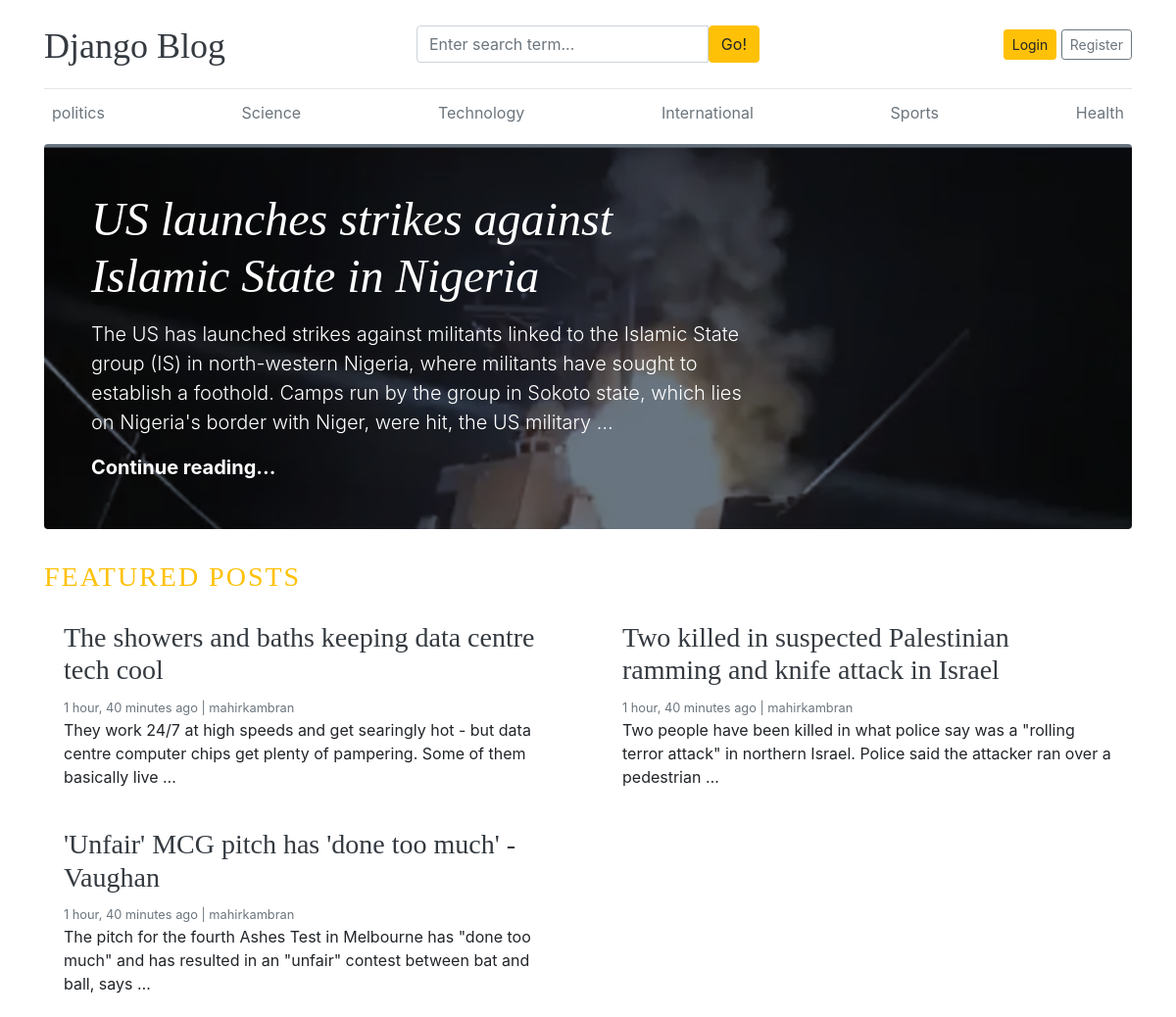
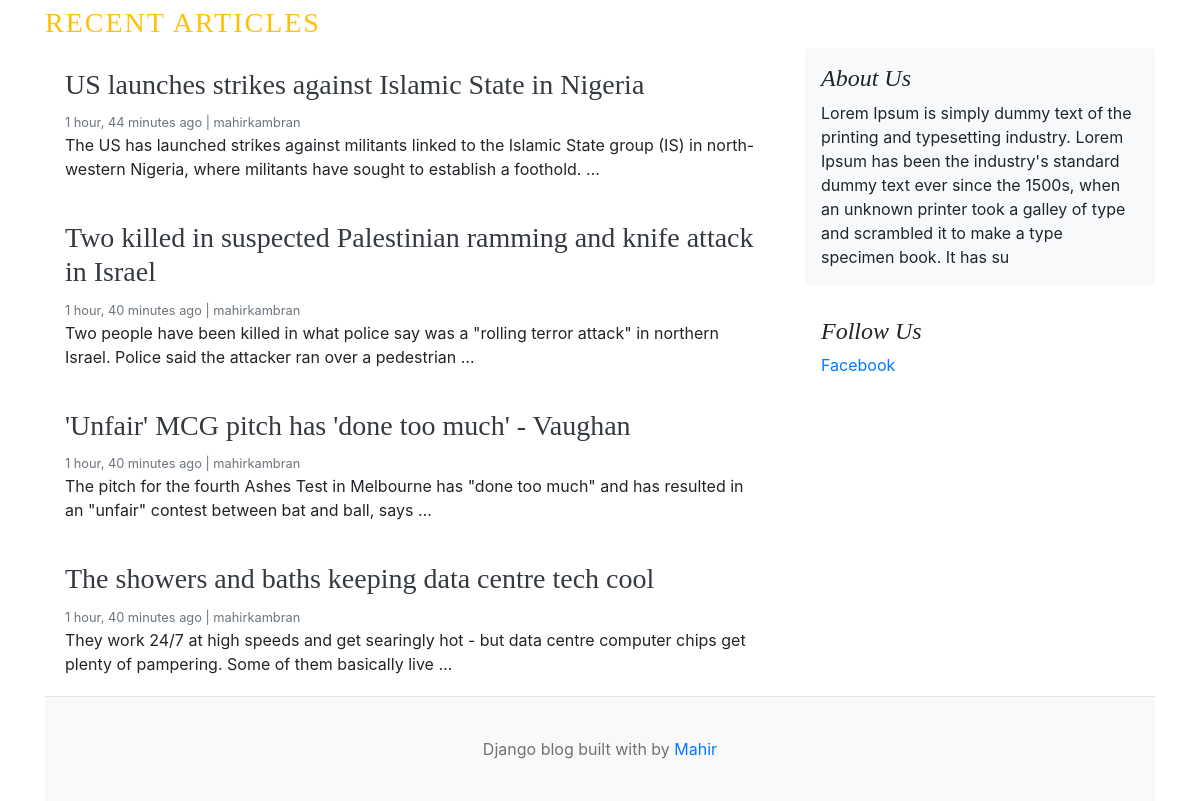
The page / on the database its author committed (2 pictures, top to bottom).
### blogs/models.py (models this page shows, shortened)
class Category(models.Model):
    category_name = models.CharField(max_length=100, unique=True)
    created_at = models.DateTimeField(auto_now_add=True)
    updated_at = models.DateTimeField(auto_now=True)
    class Meta:
        verbose_name = 'Category'
        verbose_name_plural = 'Categories'

class Blog(models.Model):
    title = models.CharField(max_length=200)
    slug = models.SlugField(max_length=200, unique=True, blank=True)
    category = models.ForeignKey(Category, on_delete=models.CASCADE, related_name='blogs')
    author = models.ForeignKey(User, max_length=100, on_delete=models.CASCADE)
    featured_image = models.ImageField(upload_to='uploads/%Y/%m/%d', blank=True, null=True)
    short_description = models.TextField(max_length=500)
    blog_body = models.TextField(max_length=50000)
    status = models.CharField(max_length=20,choices=STATUS_CHOICES, default="Draft")
    is_featured = models.BooleanField(default=False)
    created_at = models.DateTimeField(auto_now_add=True)
    updated_at = models.DateTimeField(auto_now=True)

### about/models.py (models this page shows, shortened)
class About(models.Model):
    about_heading = models.CharField(max_length=25)
    about_description = models.TextField(max_length=255)
    created_at = models.DateTimeField(auto_now_add=True)
    updated_at = models.DateTimeField(auto_now=True)
    class Meta:
        verbose_name = 'About'
        verbose_name_plural = 'About'

class SocialLink(models.Model):
    platform_name = models.CharField(max_length=50)
    profile_url = models.URLField(max_length=200)
    created_at = models.DateTimeField(auto_now_add=True)
    updated_at = models.DateTimeField(auto_now=True)
    class Meta:
        verbose_name = 'Social Link'
        verbose_name_plural = 'Social Links'

### blog_main/views.py (the view)
# urls.py: path('',views.home, name='home'),
def home(request):
    featured_posts = Blog.objects.filter(is_featured=True, status="Published").order_by('updated_at')
    posts = Blog.objects.filter(is_featured=True, status="Published")
    try:
        about = About.objects.first()
    except:
        about = None
    context = {
        'featured_posts': featured_posts,
        'posts': posts,
        'about': about
    }
    return render(request, 'home.html', context)

### blogs/context_processors.py (called while the page is built)
def get_categories(request):
    categories = Category.objects.all()
    return dict(categories=categories)

def get_social_links(request):
    social_links = SocialLink.objects.all()
    return dict(social_links=social_links)

### templates/home.html
{% extends "base.html" %}
{% block content %}
  {% for post in featured_posts %}
  {% if forloop.first %}
  <div class="jumbotron p-3 p-md-5 text-white rounded bg-dark" style="background-image: url({{ post.featured_image.url }});background-blend-mode: overlay;background-size:cover;">
    <div class="col-md-8 px-0">
      <h1 class="display-4 font-italic">{{post.title}}</h1>
      <p class="lead my-3">{{post.short_description | truncatewords:45}}</p>
      <p class="lead mb-0"><a href="{% url 'blogs' post.slug %}" class="text-white font-weight-bold">Continue reading...</a></p>
    </div>
  </div>
  {% endif %}
  {% endfor %}
  <h3 class="text-uppercase text-warning" style="letter-spacing: 2px;">Featured Posts</h3>
  <div class="row mb-2">
    {% for post in featured_posts %}
    {% if not forloop.first %}
    <div class="col-md-6">
      <div class="card border-0" >
        <div class="card-body">
          <h3><a href="{% url 'blogs' post.slug %}" class="text-dark">{{ post.title }}</a></h3>
          <small class="mb-1 text-muted">{{ post.updated_at | timesince }} ago | {{post.author}}</small>
          <p class="card-text">{{ post.short_description | truncatewords:25 }}</p>
        </div>
      </div>
    </div>
    {% endif %}
    {% endfor %}
  </div>
  <h3 class="text-uppercase text-warning" style="letter-spacing: 2px;">Recent Articles</h3>
  <main role="main" class="container p-0">
    <div class="row">
      <div class="col-md-8 blog-main">
        {% for post in posts %}
        <div class="card border-0" >
        <div class="card-body">
          <h3><a href="{% url 'blogs' post.slug %}" class="text-dark">{{ post.title }}</a></h3>
          <small class="mb-1 text-muted">{{ post.updated_at | timesince }} ago | {{post.author}}</small>
          <p class="card-text">{{ post.short_description | truncatewords:25 }}</p>
        </div>
      </div>
      {% endfor %}
      </div>
      <aside class="col-md-4 blog-sidebar">
        <div class="p-3 mb-3 bg-light rounded">
          <h4 class="font-italic">{{ about.about_heading }}</h4>
          <p class="mb-0">{{ about.about_description }}</p>
        </div>
        {% if social_links %}
        <div class="p-3">
          <h4 class="font-italic">Follow Us</h4>
          <ol class="list-unstyled">
            {% for link in social_links %}
            <li><a href="{{ link.profile_url }}" target="_blank">{{ link.platform_name }}</a></li>
            {% endfor %}
          </ol>
        </div>
        {% endif %}
      </aside>
    </div>
  </main>
{% endblock %}

### templates/base.html (shortened to what this page needs)
{% load static %}
<!DOCTYPE html>
<html lang="en">
<head>
    <link href="https://getbootstrap.com/docs/4.0/dist/css/bootstrap.min.css" rel="stylesheet">
    <link href="{% static 'css/blog.css' %}" rel="stylesheet">
    <link rel="stylesheet" href="https://cdnjs.cloudflare.com/ajax/libs/font-awesome/4.7.0/css/font-awesome.min.css">
  </head>
<body>
    <div class="container">
      <header class="blog-header py-3">
        <div class="row flex-nowrap justify-content-between align-items-center">
          <div class="col-4 pt-1">
            <a class="blog-header-logo text-dark" href="/">Django Blog</a>
          </div>
          <div class="col-4">
            <form action="{% url 'search' %}" method="GET">
              <div class="input-group">
                        <input class="form-control" type="text" name="keyword" value="{{ keyword }}" placeholder="Enter search term..." aria-label="Enter search term..." aria-describedby="button-search" />
                        <button  class="btn btn-warning" id="button-search" type="submit">Go!</button>
                    </div>
            </form>
          </div>
          <div class="col-4 d-flex justify-content-end align-items-center">
            {% if user.is_authenticated %}
              <span><a href="{% url 'dashboard' %}">Dashboard</a></span>
              &emsp;
              <a class="btn btn-sm btn-outline-secondary" href="{% url 'logout' %}">Logout</a>
            {% else %}
            <a class="btn btn-sm btn-warning" href="{% url 'login' %}">Login</a> &nbsp;
            <a class="btn btn-sm btn-outline-secondary" href="{% url 'register' %}">Register</a>
            {% endif %}
          </div>
        </div>
      </header>
      <div class="nav-scroller py-1 mb-2">
        <nav class="nav d-flex justify-content-between">
          {% for category in categories %}
          <a class="p-2 text-muted" href="{% url 'posts_by_category' category.id %}">{{category.category_name}}</a>
          {% endfor %}
        </nav>
      </div>
{% block content %}
{% endblock %}
<footer class="blog-footer">
  <p>Django blog built with by <a href="#">Mahir</a></p>
</footer>
</body>
</html>

### blog_main/static/css/blog.css (style rules this page uses)
.blog-header { border-bottom: 1px solid #e5e5e5; }
.blog-header-logo { font-family: "Playfair Display", Georgia, "Times New Roman", serif; font-size: 2.25rem; }
h1, h2, h3, h4, h5, h6 { font-family: "Playfair Display", Georgia, "Times New Roman", serif; }
.display-4 { font-size: 2.5rem; }
@media (min-width: 768px) { .display-4 { font-size: 3rem; } }
.blog-footer { padding: 2.5rem 0; color: #727272; text-align: center; background-color: #f9f9f9; border-top: .05rem solid #e5e5e5; }
.blog-footer p:last-child { margin-bottom: 0; }

### rows shown on the page
Category: category_name "politics"
Category: category_name "Science"
Category: category_name "Technology"
Category: category_name "International"
Category: category_name "Sports"
Category: category_name "Health"
Blog: featured_image (picture), title "US launches strikes against Islamic State in Nigeria", short_description "The US has launched strikes against militants linked to the Islamic State group (IS) in north-western Nigeria, where militants have sought to establish a foothold. Camps run by the group in Sokoto state, which lies on Nigeria's border with Niger, were hit, the US military …", updated_at "1 hour, 44 minutes", author "mahirkambran", short_description "The US has launched strikes against militants linked to the Islamic State group (IS) in north-western Nigeria, where militants have sought to establish a foothold. …"
Blog: title "The showers and baths keeping data centre tech cool", updated_at "1 hour, 40 minutes", author "mahirkambran", short_description "They work 24/7 at high speeds and get searingly hot - but data centre computer chips get plenty of pampering. Some of them basically live …"
Blog: title "Two killed in suspected Palestinian ramming and knife attack in Israel", updated_at "1 hour, 40 minutes", author "mahirkambran", short_description "Two people have been killed in what police say was a \"rolling terror attack\" in northern Israel. Police said the attacker ran over a pedestrian …"
Blog: title "'Unfair' MCG pitch has 'done too much' - Vaughan", updated_at "1 hour, 40 minutes", author "mahirkambran", short_description "The pitch for the fourth Ashes Test in Melbourne has \"done too much\" and has resulted in an \"unfair\" contest between bat and ball, says …"
About: about_heading "About Us", about_description "Lorem Ipsum is simply dummy text of the printing and typesetting industry. Lorem Ipsum has been the industry's standard dummy text ever since the 1500s, when an unknown printer took a galley of type and scrambled it to make a type specimen book. It has su"
SocialLink: platform_name "Facebook"
